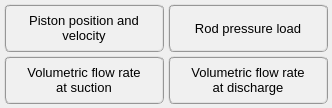
                     <widget class="QWidget" name="tab_time">
                      <attribute name="title">
                       <string>Time</string>
                      </attribute>
                      <layout class="QGridLayout" name="gridLayout_20">
                       <property name="leftMargin">
                        <number>4</number>
                       </property>
                       <property name="topMargin">
                        <number>4</number>
                       </property>
                       <property name="rightMargin">
                        <number>4</number>
                       </property>
                       <property name="bottomMargin">
                        <number>4</number>
                       </property>
                       <property name="spacing">
                        <number>4</number>
                       </property>
                       <item row="1" column="1">
                        <widget class="QPushButton" name="pushButton_plot_volumetric_flow_rate_at_discharge_time">
                         <property name="minimumSize">
                          <size>
                           <width>160</width>
                           <height>48</height>
                          </size>
                         </property>
                         <property name="maximumSize">
                          <size>
                           <width>160</width>
                           <height>48</height>
                          </size>
                         </property>
                         <property name="font">
                          <font>
                           <pointsize>10</pointsize>
                          </font>
                         </property>
                         <property name="styleSheet">
                          <string notr="true">QPushButton{border-radius: 6px; border-color: rgb(150, 150, 150); border-style: ridge; border-width: 2px; color: rgb(0, 0, 0); background-color: rgb(240, 240, 240)}
QPushButton:hover{border-radius: 6px; border-color: rgb(0, 170, 255); border-style: ridge; border-width: 2px; color: rgb(0, 0, 0); background-color: rgba(174, 213, 255, 100)}
QPushButton:pressed{border-radius: 6px; border-color: rgb(0, 170, 255); border-style: ridge; border-width: 2px; color: rgb(0, 0, 0); background-color: rgb(174, 213, 255)}
QPushButton:disabled{border-radius: 6px; border-color: rgb(150, 150, 150); border-style: ridge; border-width: 0px; color: rgb(150,150, 150); background-color: rgb(220, 220, 220)}</string>
                         </property>
                         <property name="text">
                          <string>Volumetric flow rate 
at discharge</string>
                         </property>
                        </widget>
                       </item>
                       <item row="1" column="0">
                        <widget class="QPushButton" name="pushButton_plot_volumetric_flow_rate_at_suction_time">
                         <property name="minimumSize">
                          <size>
                           <width>160</width>
                           <height>48</height>
                          </size>
                         </property>
                         <property name="maximumSize">
                          <size>
                           <width>160</width>
                           <height>48</height>
                          </size>
                         </property>
                         <property name="font">
                          <font>
                           <pointsize>10</pointsize>
                          </font>
                         </property>
                         <property name="styleSheet">
                          <string notr="true">QPushButton{border-radius: 6px; border-color: rgb(150, 150, 150); border-style: ridge; border-width: 2px; color: rgb(0, 0, 0); background-color: rgb(240, 240, 240)}
QPushButton:hover{border-radius: 6px; border-color: rgb(0, 170, 255); border-style: ridge; border-width: 2px; color: rgb(0, 0, 0); background-color: rgba(174, 213, 255, 100)}
QPushButton:pressed{border-radius: 6px; border-color: rgb(0, 170, 255); border-style: ridge; border-width: 2px; color: rgb(0, 0, 0); background-color: rgb(174, 213, 255)}
QPushButton:disabled{border-radius: 6px; border-color: rgb(150, 150, 150); border-style: ridge; border-width: 0px; color: rgb(150,150, 150); background-color: rgb(220, 220, 220)}</string>
                         </property>
                         <property name="text">
                          <string>Volumetric flow rate 
at suction</string>
                         </property>
                        </widget>
                       </item>
                       <item row="0" column="0">
                        <widget class="QPushButton" name="pushButton_plot_piston_position_and_velocity_time">
                         <property name="minimumSize">
                          <size>
                           <width>160</width>
                           <height>48</height>
                          </size>
                         </property>
                         <property name="maximumSize">
                          <size>
                           <width>160</width>
                           <height>48</height>
                          </size>
                         </property>
                         <property name="font">
                          <font>
                           <pointsize>10</pointsize>
                          </font>
                         </property>
                         <property name="styleSheet">
                          <string notr="true">QPushButton{border-radius: 6px; border-color: rgb(150, 150, 150); border-style: ridge; border-width: 2px; color: rgb(0, 0, 0); background-color: rgb(240, 240, 240)}
QPushButton:hover{border-radius: 6px; border-color: rgb(0, 170, 255); border-style: ridge; border-width: 2px; color: rgb(0, 0, 0); background-color: rgba(174, 213, 255, 100)}
QPushButton:pressed{border-radius: 6px; border-color: rgb(0, 170, 255); border-style: ridge; border-width: 2px; color: rgb(0, 0, 0); background-color: rgb(174, 213, 255)}
QPushButton:disabled{border-radius: 6px; border-color: rgb(150, 150, 150); border-style: ridge; border-width: 0px; color: rgb(150,150, 150); background-color: rgb(220, 220, 220)}</string>
                         </property>
                         <property name="text">
                          <string>Piston position and 
velocity</string>
                         </property>
                        </widget>
                       </item>
                       <item row="0" column="1">
                        <widget class="QPushButton" name="pushButton_plot_rod_pressure_load_time">
                         <property name="minimumSize">
                          <size>
                           <width>160</width>
                           <height>48</height>
                          </size>
                         </property>
                         <property name="maximumSize">
                          <size>
                           <width>160</width>
                           <height>48</height>
                          </size>
                         </property>
                         <property name="font">
                          <font>
                           <pointsize>10</pointsize>
                          </font>
                         </property>
                         <property name="styleSheet">
                          <string notr="true">QPushButton{border-radius: 6px; border-color: rgb(150, 150, 150); border-style: ridge; border-width: 2px; color: rgb(0, 0, 0); background-color: rgb(240, 240, 240)}
QPushButton:hover{border-radius: 6px; border-color: rgb(0, 170, 255); border-style: ridge; border-width: 2px; color: rgb(0, 0, 0); background-color: rgba(174, 213, 255, 100)}
QPushButton:pressed{border-radius: 6px; border-color: rgb(0, 170, 255); border-style: ridge; border-width: 2px; color: rgb(0, 0, 0); background-color: rgb(174, 213, 255)}
QPushButton:disabled{border-radius: 6px; border-color: rgb(150, 150, 150); border-style: ridge; border-width: 0px; color: rgb(150,150, 150); background-color: rgb(220, 220, 220)}</string>
                         </property>
                         <property name="text">
                          <string>Rod pressure load</string>
                         </property>
                        </widget>
                       </item>
                      </layout>
                     </widget>
